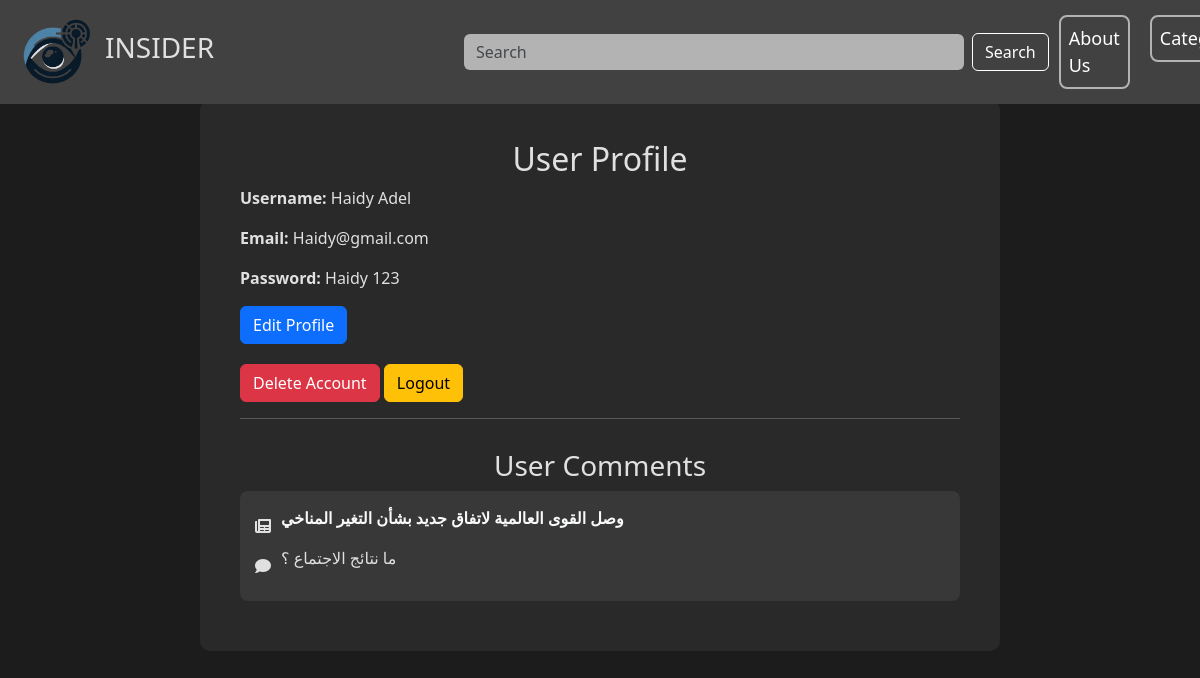
The app's page /profile.php (signed in) with its own data.
### tables this page shows
CREATE TABLE `comments` (
  `Comment_id` int(4) NOT NULL,
  `Content` varchar(10000) NOT NULL,
  `User_id` int(4) DEFAULT NULL,
  `Article_id` int(4) DEFAULT NULL
);

CREATE TABLE `articles` (
  `Article_id` int(4) NOT NULL,
  `Title` varchar(50) NOT NULL,
  `Content` mediumtext NOT NULL,
  `Category_id` int(4) DEFAULT NULL,
  `Admin_id` int(4) DEFAULT NULL,
  `Image` varchar(255) DEFAULT NULL
);

### profile.php (the view, shortened to what this page needs)
<?php
include 'connect.php';
$username = $_SESSION['F_Name'] . " " . $_SESSION['L_Name'];
$session_email = $_SESSION['Email'];
$session_pass = $_SESSION['Pass'];
$session_id = $_SESSION['ID'];
$comment_query = "SELECT * FROM comments WHERE User_id='$session_id'";
$comment_result = mysqli_query($conn, $comment_query);
?>
<!DOCTYPE html>
<html lang="en">
<head>
    <link href="https://cdn.jsdelivr.net/npm/bootstrap@5.3.0/dist/css/bootstrap.min.css" rel="stylesheet">
    <link rel="stylesheet" href="https://cdnjs.cloudflare.com/ajax/libs/font-awesome/6.0.0/css/all.min.css">
    <link rel="stylesheet" href="navbar.css">
</head>
<body>
    <?php include 'navbar.php'; ?>
    <div class="container">
        <h2 class="text-center">User Profile</h2>
        <div class="profile-info">
            <p><b>Username:</b> <?php echo $username; ?></p>
            <p><b>Email:</b> <?php echo $session_email; ?></p>
            <p><b>Password:</b> <?php echo $session_pass; ?></p>
            <button type="button" class="btn btn-primary" data-bs-toggle="modal"
                data-bs-target="#edit_profile_modal">Edit Profile</button>
        </div>
        <form method="POST" action="<?php echo htmlspecialchars($_SERVER["PHP_SELF"]); ?>">
            <button type="submit" name="delete" class="btn btn-danger">Delete Account</button>
            <button type="submit" name="logout" class="btn btn-warning">Logout</button>
        </form>
        <hr>
        <div class="comments-section">
            <h3>User Comments</h3>
            <?php
            while ($comment_row = mysqli_fetch_array($comment_result)) {
                $article_id = $comment_row['Article_id'];
                $article_title_query = "SELECT Title FROM articles WHERE Article_id='$article_id'";
                $article_title_result = mysqli_query($conn, $article_title_query);
                if ($article_title_row = mysqli_fetch_array($article_title_result)) {
                    $article_title = $article_title_row['Title'];
                } else {
                    $article_title = "No article found";
                }
                echo '<div class="comment-card">';
                echo '<div>';
                echo '<i class="fa-sharp fa-solid fa-newspaper"></i>';
                echo '<p class="comment-title">' . $article_title . '</p>';
                echo '</div>';
                echo '<div>';
                echo '<i class="fa-sharp fa-solid fa-comment"></i>';
                echo "<p>" . $comment_row['Content'] . "</p>";
                echo '</div>';
                echo '</div>';
            }
            ?>
        </div>
    </div>
</body>
</html>

### profile.php (style rules this page uses)
body { background-color: #1c1c1c; color: #e0e0e0; padding-top: 100px; }
.container { width: 800px; padding: 40px; background: #292929; border-radius: 10px; }
.profile-info { margin-bottom: 20px; }
.comments-section { margin-top: 30px; }
.comment-card { background: #383838; padding: 15px; border-radius: 8px; margin-bottom: 10px; }
.comment-title { font-weight: bold; color: #f8f9fa; }
.comment-card div { display: flex; align-items: center; }
.comment-card i { margin-right: 10px; }
h3 { text-align: center; }

### records on screen
comments: Article.Title "وصل القوى العالمية لاتفاق جديد بشأن التغير المناخي", Content "ما نتائج الاجتماع ؟"

### other values on screen
$username "Haidy Adel"
$session_email "Haidy@gmail.com"
$session_pass "Haidy 123"
